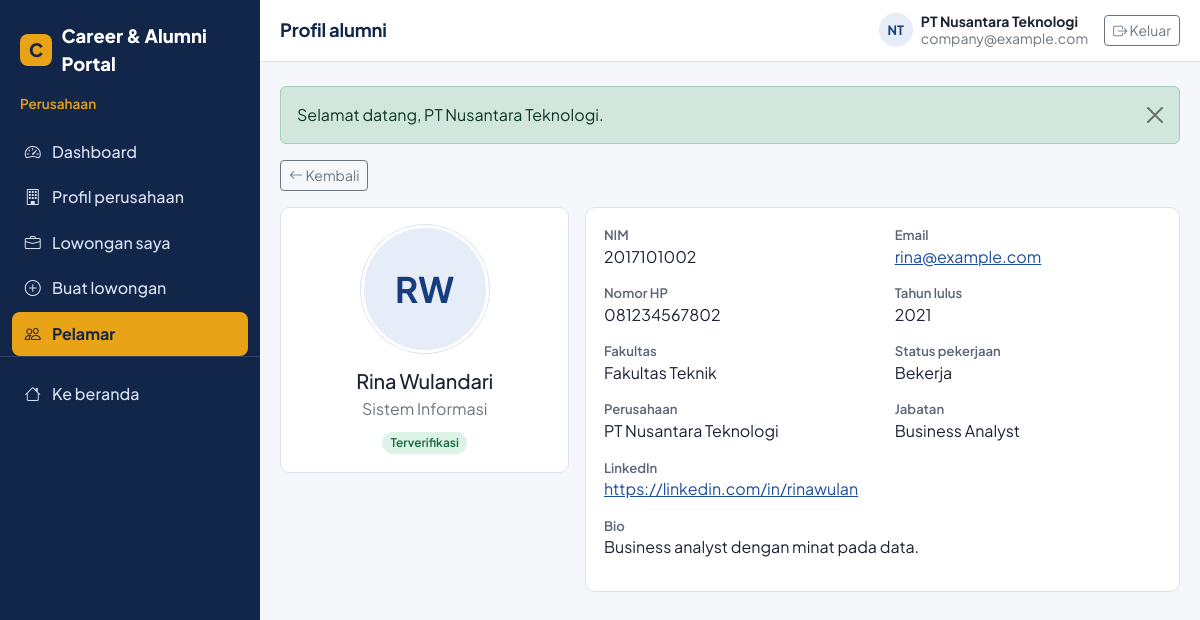
The app's page /alumni/profile-view.php?id=2 (signed in) with its own data.
### tables this page shows
CREATE TABLE alumni (
  id INT UNSIGNED AUTO_INCREMENT PRIMARY KEY,
  user_id INT UNSIGNED NOT NULL UNIQUE,
  full_name VARCHAR(150) NOT NULL,
  nim VARCHAR(30) NULL UNIQUE,
  phone VARCHAR(20) NULL,
  graduation_year YEAR NULL,
  study_program VARCHAR(100) NULL,
  faculty VARCHAR(100) NULL,
  address TEXT NULL,
  photo VARCHAR(255) NULL,
  employment_status ENUM('bekerja','wirausaha','studi_lanjut','mencari_kerja') NULL,
  company_name VARCHAR(150) NULL,
  position VARCHAR(100) NULL,
  linkedin VARCHAR(255) NULL,
  bio TEXT NULL,
  verification_status ENUM('pending','verified','rejected') NOT NULL DEFAULT 'pending',
  created_at TIMESTAMP NOT NULL DEFAULT CURRENT_TIMESTAMP,
  updated_at TIMESTAMP NOT NULL DEFAULT CURRENT_TIMESTAMP ON UPDATE CURRENT_TIMESTAMP,
  CONSTRAINT fk_alumni_user FOREIGN KEY (user_id) REFERENCES users(id) ON DELETE CASCADE,
  INDEX idx_alumni_year (graduation_year),
  INDEX idx_alumni_verif (verification_status)
);

CREATE TABLE users (
  id INT UNSIGNED AUTO_INCREMENT PRIMARY KEY,
  email VARCHAR(150) NOT NULL UNIQUE,
  password_hash VARCHAR(255) NOT NULL,
  role ENUM('admin','alumni','company') NOT NULL,
  is_active TINYINT(1) NOT NULL DEFAULT 1,
  created_at TIMESTAMP NOT NULL DEFAULT CURRENT_TIMESTAMP,
  updated_at TIMESTAMP NOT NULL DEFAULT CURRENT_TIMESTAMP ON UPDATE CURRENT_TIMESTAMP,
  INDEX idx_users_role (role)
);

### config/database.php (called while the page is built, shortened)
<?php
function db(): PDO
{
    static $pdo = null;
    if ($pdo === null) {
        $dsn = 'mysql:host=' . DB_HOST . ';dbname=' . DB_NAME . ';charset=' . DB_CHARSET;
        try {
            $pdo = new PDO($dsn, DB_USER, DB_PASS, [
                PDO::ATTR_ERRMODE            => PDO::ERRMODE_EXCEPTION,
                PDO::ATTR_DEFAULT_FETCH_MODE => PDO::FETCH_ASSOC,
                PDO::ATTR_EMULATE_PREPARES   => false,
            ]);
        } catch (PDOException $e) {
            error_log('DB connection failed: ' . $e->getMessage());
            http_response_code(500);
            exit('Koneksi database gagal. Pastikan MySQL di XAMPP sudah berjalan, database sudah diimport, dan config/database.php sudah benar.');
        }
    }
    return $pdo;
}
function db_one(string $sql, array $params = []): ?array
{
    $stmt = db()->prepare($sql);
    $stmt->execute($params);
    $row = $stmt->fetch();
    return $row === false ? null : $row;
}

### config/auth.php (called while the page is built, shortened)
<?php
require_once __DIR__ . '/database.php';
require_once __DIR__ . '/helpers.php';
function is_logged_in(): bool
{
    return isset($_SESSION['user']['id']);
}
function current_company_id(): ?int
{
    $stmt = db()->prepare('SELECT id FROM companies WHERE user_id = ?');
    $stmt->execute([$_SESSION['user']['id']]);
    $id = $stmt->fetchColumn();
    return $id ? (int) $id : null;
}
function can_view_alumni(int $alumniId): bool
{
    switch ($_SESSION['user']['role']) {
        case 'company':
            $companyId = current_company_id();
            return (int) db_scalar(
                'SELECT COUNT(*) FROM job_applications ap JOIN jobs j ON j.id = ap.job_id
                 WHERE ap.alumni_id = ? AND j.company_id = ?',
                [$alumniId, $companyId]
            ) > 0;
    }
    return false;
}

### alumni/profile-view.php (the view, shortened to what this page needs)
<?php
require_once __DIR__ . '/../config/auth.php';
$id = filter_input(INPUT_GET, 'id', FILTER_VALIDATE_INT);
if (!$id || !can_view_alumni($id)) {
    flash('danger', 'Anda tidak memiliki akses untuk melihat profil tersebut.');
    redirect(dashboard_path($_SESSION['user']['role']));
}
$a = db_one('SELECT a.*, u.email FROM alumni a JOIN users u ON u.id = a.user_id WHERE a.id = ?', [$id]);
$photo = photo_url($a['photo']);
include __DIR__ . '/../components/head.php';
include __DIR__ . '/../components/sidebar.php';
?>
<div class="mb-3">
  <a href="#" class="btn btn-outline-secondary btn-sm" onclick="history.back(); return false;"><i class="bi bi-arrow-left"></i> Kembali</a>
</div>
<div class="row g-3">
  <div class="col-lg-4">
    <div class="panel"><div class="panel-body text-center">
      <?php if ($photo): ?>
        <img class="profile-photo" src="<?= e($photo) ?>" alt="Foto <?= e($a['full_name']) ?>">
      <?php else: ?>
        <div class="profile-photo" aria-hidden="true"><?= e(initials($a['full_name'])) ?></div>
      <?php endif; ?>
      <h2 class="h5 mt-3 mb-1"><?= e($a['full_name']) ?></h2>
      <p class="text-secondary mb-2"><?= e($a['study_program'] ?: 'Program studi belum diisi') ?></p>
      <?= status_badge($a['verification_status']) ?>
    </div></div>
  </div>
  <div class="col-lg-8">
    <div class="panel"><div class="panel-body">
      <dl class="info-list row mb-0">
        <div class="col-md-6"><dt>NIM</dt><dd><?= e($a['nim'] ?: '-') ?></dd></div>
        <div class="col-md-6"><dt>Email</dt><dd><a href="mailto:<?= e($a['email']) ?>"><?= e($a['email']) ?></a></dd></div>
        <div class="col-md-6"><dt>Nomor HP</dt><dd><?= e($a['phone'] ?: '-') ?></dd></div>
        <div class="col-md-6"><dt>Tahun lulus</dt><dd><?= e($a['graduation_year'] ?: '-') ?></dd></div>
        <div class="col-md-6"><dt>Fakultas</dt><dd><?= e($a['faculty'] ?: '-') ?></dd></div>
        <div class="col-md-6"><dt>Status pekerjaan</dt><dd><?= e(employment_label($a['employment_status'])) ?></dd></div>
        <div class="col-md-6"><dt>Perusahaan</dt><dd><?= e($a['company_name'] ?: '-') ?></dd></div>
        <div class="col-md-6"><dt>Jabatan</dt><dd><?= e($a['position'] ?: '-') ?></dd></div>
        <div class="col-12"><dt>LinkedIn</dt><dd>
          <?php if ($a['linkedin']): ?>
            <a href="<?= e($a['linkedin']) ?>" target="_blank" rel="noopener noreferrer"><?= e($a['linkedin']) ?></a>
          <?php else: ?>-<?php endif; ?>
        </dd></div>
        <div class="col-12"><dt>Bio</dt><dd><?= nl2br(e($a['bio'] ?: '-')) ?></dd></div>
      </dl>
    </div></div>
  </div>
</div>
<?php include __DIR__ . '/../components/dash_end.php'; ?>

### config/helpers.php (shortened to what this page needs)
<?php
function e($value): string
{
    return htmlspecialchars((string) $value, ENT_QUOTES | ENT_SUBSTITUTE, 'UTF-8');
}
function render_flashes(): string
{
    $html = '';
    foreach ($_SESSION['flash'] ?? [] as $f) {
        $html .= '<div class="alert alert-' . e($f['type']) . ' alert-dismissible fade show" role="alert">'
              .  e($f['message'])
              .  '<button type="button" class="btn-close" data-bs-dismiss="alert" aria-label="Tutup"></button></div>';
    }
    return $html;
}
function initials(string $name): string
{
    $name  = preg_replace('/^(PT|CV)\s+/i', '', trim($name));
    $parts = preg_split('/\s+/', $name, -1, PREG_SPLIT_NO_EMPTY);
    $out   = '';
    foreach (array_slice($parts, 0, 2) as $p) {
        $out .= mb_strtoupper(mb_substr($p, 0, 1));
    }
    return $out !== '' ? $out : '?';
}
function employment_label(?string $status): string
{
    $map = ['bekerja' => 'Bekerja', 'wirausaha' => 'Wirausaha', 'studi_lanjut' => 'Studi lanjut', 'mencari_kerja' => 'Mencari kerja'];
    return $map[$status] ?? '-';
}
function status_badge(string $status): string
{
    $labels = [
        'pending'  => 'Menunggu',  'reviewed' => 'Ditinjau',
        'accepted' => 'Diterima',  'rejected' => 'Ditolak',
        'verified' => 'Terverifikasi',
        'open'     => 'Dibuka',    'closed'   => 'Ditutup',    'expired' => 'Kedaluwarsa',
    ];
    return '<span class="badge status-' . e($status) . '">' . e($labels[$status] ?? $status) . '</span>';
}
function photo_url(?string $filename): ?string
{
    return null;
}

### assets/css/style.css (style rules this page uses)
:root { --navy: #12264a; --blue: #1f4e9e; --blue-dark: #183d7c; --gold: #e8a317; --surface: #f5f7fb; --card: #ffffff; --line: #dce3ee; --ink: #1b2333; --muted: #5b6577; --success: #1e8e5a; --danger: #c0392b; --radius: 10px; --bs-primary: var(--blue); --bs-body-font-family: 'Plus Jakarta Sans', system-ui, -apple-system, 'Segoe UI', sans-serif; --bs-body-color: var(--ink); --bs-body-bg: var(--surface); }
body { font-family: var(--bs-body-font-family); color: var(--ink); background: var(--surface); }
h1, h2, h3, h4, h5 { color: var(--navy); font-weight: 700; letter-spacing: -0.01em; }
a { color: var(--blue); }
.badge[class*="status-"] { font-weight: 600; padding: .4em .7em; border-radius: 999px; }
.status-accepted, .status-verified, .status-open { background: #dcf3e6; color: #17693f; }
.panel { background: #fff; border: 1px solid var(--line); border-radius: var(--radius); }
.panel-body { padding: 1.1rem; }
.profile-photo { width: 128px; height: 128px; border-radius: 50%; object-fit: cover; background: #e6edf8; border: 3px solid #fff; box-shadow: 0 0 0 1px var(--line); display: grid; place-items: center; font-size: 2.2rem; font-weight: 700; color: var(--blue-dark); margin: 0 auto; }
.info-list dt { font-size: .82rem; color: var(--muted); font-weight: 600; }
.info-list dd { margin-bottom: .9rem; overflow-wrap: anywhere; }

### records on screen
alumni: full_name "RW", full_name "Rina Wulandari", study_program "Sistem Informasi", verification_status "Terverifikasi", nim "2017101002", user.email "rina@example.com", phone "081234567802", graduation_year "2021", faculty "Fakultas Teknik", employment_status "Bekerja", company_name "PT Nusantara Teknologi", position "Business Analyst", linkedin "https://linkedin.com/in/rinawulan", bio "Business analyst dengan minat pada data."

### other values on screen
APP_NAME "Career & Alumni Portal"
$roleLabels[$sbRole] "Perusahaan"
$label "Dashboard"
$label "Profil perusahaan"
$label "Lowongan saya"
$label "Buat lowongan"
$label "Pelamar"
$pageTitle "Profil alumni"
initials($sbUser['name']) "NT"
$sbUser['name'] "PT Nusantara Teknologi"
$sbUser['email'] "company@example.com"
$f['message'] "Selamat datang, PT Nusantara Teknologi."
